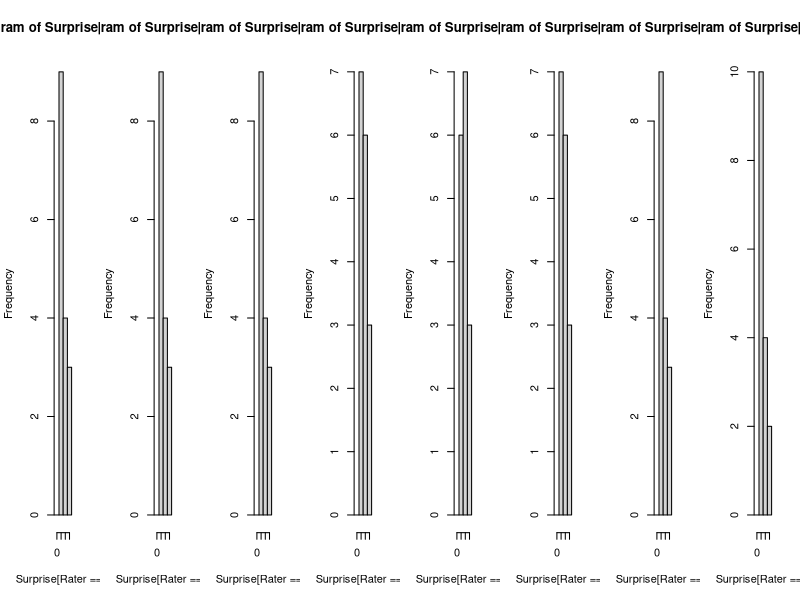

Recreate this plot in R.
library(readxl)
library(psych)

remove(Beispiel)
Beispiel <- read_excel("Beispiel.xlsx")
View(Beispiel)

attach(Beispiel)
describeBy(Discrepancy, Rater)
describeBy(Surprise, Rater)

tapply(Surprise, Rater, median)
tapply(Surprise, Rater, mean)

kruskal.test(Rater ~ Surprise)
kruskal.test(Rater ~ Discrepancy)

chisq.test(Rater,Discrepancy)
chisq.test(Rater,Surprise)

fisher.test(Rater,Discrepancy)
fisher.test(Rater,Surprise)

dr <- length(levels(factor(Rater)))
par(mfrow=c(1,dr))
intervals <- seq(-0.5, 3.5)

for (i in 1:dr) {
  hist(Surprise[Rater == i], breaks=intervals)
}

par(mfrow=c(1,1))


